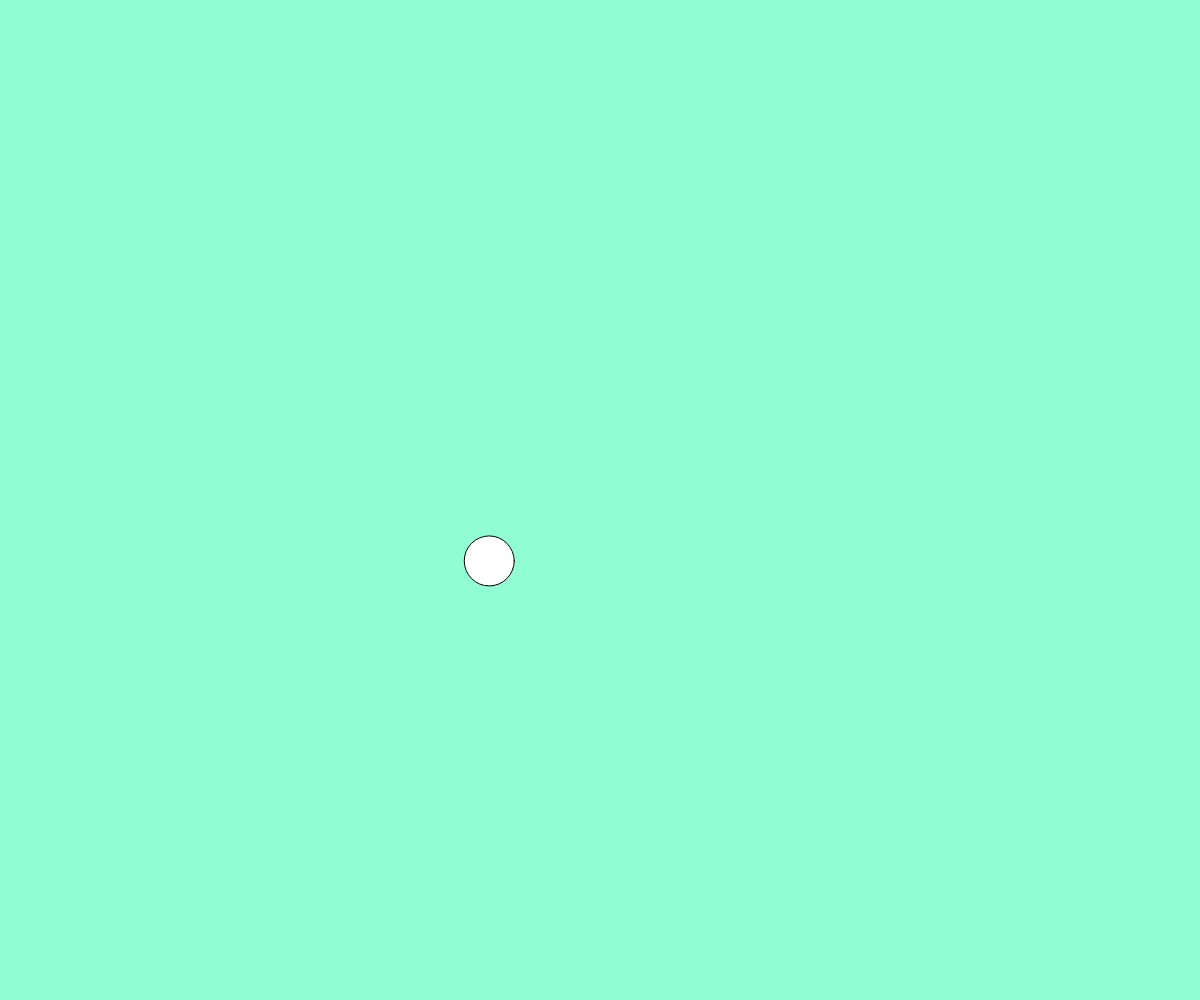
Frame 1 (no input)
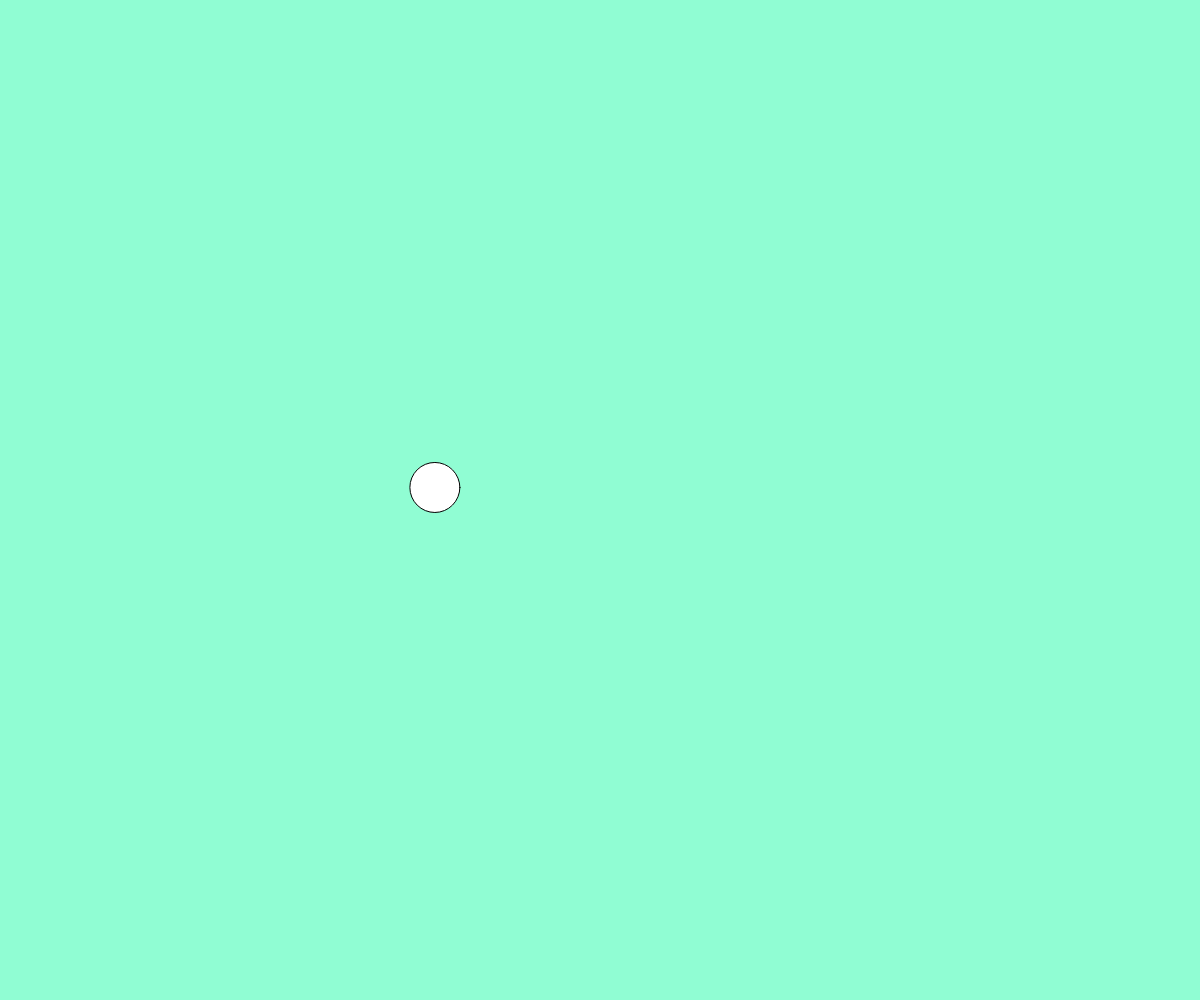
Frame 60 (no input)
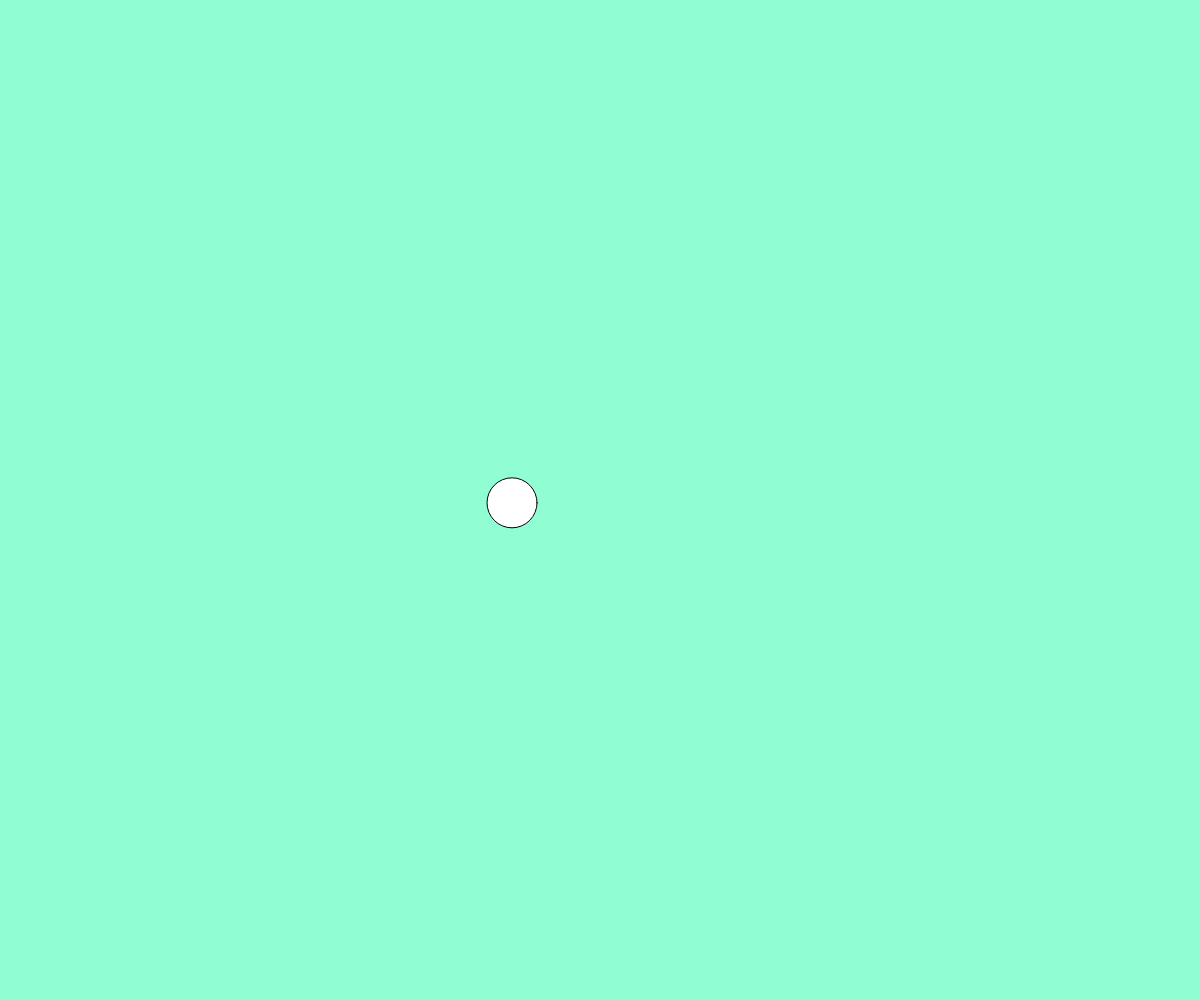
Frame 120 (the mouse pressed at the canvas centre since frame 60)

The p5.js sketch that drew these frames (run headless with seeded random() and noise() and a simulated clock; from frame 60 on, the mouse is pressed at the canvas centre):

// p5.js sketch
// ── sketch.js
// Fly swatter
//Katie
//idea: different cricles of different colours, some go faster, 
//to get points hold on to the circle, different colours
//have different speeds

let circleX;
let circleY;
let time = 1;
let flies = [];
let killable;
let circles = true;
let triangles = false;

function setup() {
  createCanvas(windowWidth, windowHeight);
  circleX = width/2;
  circleY = height/2;
}

function draw() {
  background(144,253,211);

  circleX = noise(time) * width;
  circleY = noise(time + 3) * height;
  time+=0.005;

  if (circles === true){
    circle(circleX,circleY, 50, killable = true);
  }

  if (mouseIsPressed && (mouseY <= circleY + 50 && mouseY >= circleY - 50) && (mouseX <= circleX + 50 && mouseX >= circleX - 50) ) {
    if (killable === true){
      dead();
    }
  }
}

function dead(){
  triangles = true;
  if (triangles === true){
    triangle(circleX, circleY+50,circleX-50, circleY-50, circleX+50,circleY-50);
  }
  circles = false;
}
